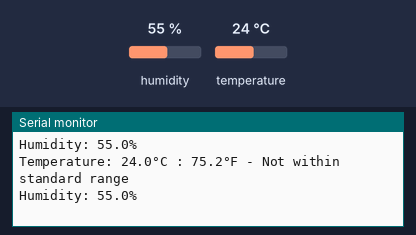
Bench run of a sketch on a simulated Arduino Uno, built with avr-gcc and run on an emulated ATmega328P. Parts: the last lines printed to the serial monitor. The inputs (shaded band) are chosen by the test bench; at power-on: temperature 24 °C, humidity 55 %.

Above: at 2.8 s.
2.9 s: temperature set to 28 °C
At 5.0 s:
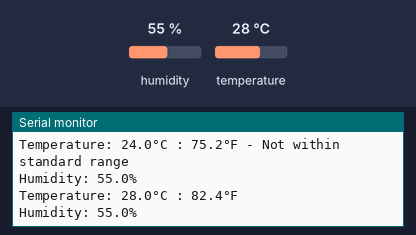
7.5 s: humidity set to 22 %
At 8.6 s:
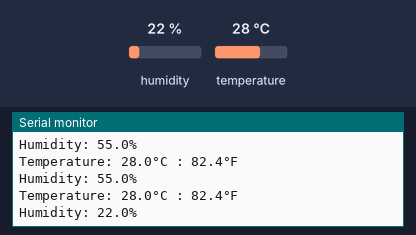
10.2 s: humidity set to 40 %
At 10.2 s:
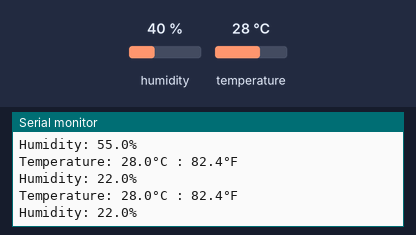
Timing chart, 0 to 13.2 s (numbered marks = the images above; inputs shaded):
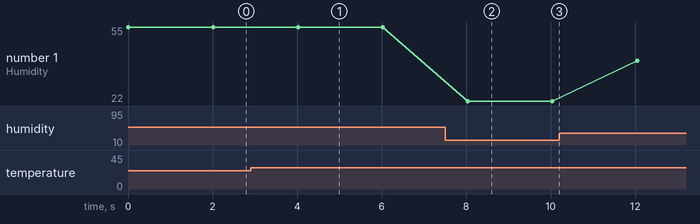

The sketch:

TEMP_if.ino
```cpp
#include "DHT.h"

#define DHTPIN 2
#define DHTTYPE DHT22

DHT dht(DHTPIN, DHTTYPE);

void setup() {
  Serial.begin(115200);
  Serial.println(F("DHT22 example!"));

  dht.begin();
}

void loop() {
  float temperature = dht.readTemperature();
  float humidity = dht.readHumidity();

  if (isnan(temperature) || isnan(humidity)) {
    Serial.println(F("Failed to read from DHT sensor!"));
    return;
  }

  Serial.print(F("Temperature: "));
  Serial.print(temperature, 1);
  Serial.print(F("°C : "));
  Serial.print((temperature * 9 / 5) + 32, 1);
  Serial.print(F("°F"));

  if (temperature > 32 || temperature < 28) {
    Serial.println(F(" - Not within standard range"));
  } else {
    Serial.println();
  }

  Serial.print(F("Humidity: "));
  Serial.print(humidity, 1);
  Serial.println(F("%"));

  delay(2000);
}
```

Measured:
- after the input at 2.9 s, the serial monitor: prints a new line after 1.1 s (image 1)
- after the input at 7.5 s, the serial monitor: prints a new line after 0.54 s (image 2)
- plotted number 1: 55 → 22 after the input at 7.5 s, 22 → 40 after the input at 10.2 s
